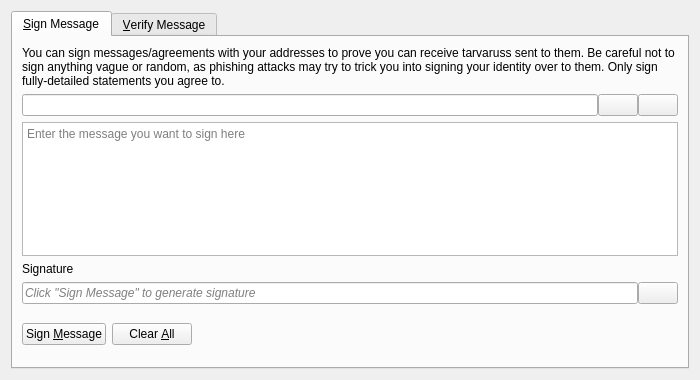
<?xml version="1.0" encoding="UTF-8"?>
<ui version="4.0">
 <class>SignVerifyMessageDialog</class>
 <widget class="QDialog" name="SignVerifyMessageDialog">
  <property name="geometry">
   <rect>
    <x>0</x>
    <y>0</y>
    <width>700</width>
    <height>380</height>
   </rect>
  </property>
  <property name="windowTitle">
   <string>Signatures - Sign / Verify a Message</string>
  </property>
  <property name="modal">
   <bool>true</bool>
  </property>
  <layout class="QVBoxLayout" name="verticalLayout">
   <item>
    <widget class="QTabWidget" name="tabWidget">
     <property name="currentIndex">
      <number>0</number>
     </property>
     <widget class="QWidget" name="tabSignMessage">
      <attribute name="title">
       <string>&amp;Sign Message</string>
      </attribute>
      <layout class="QVBoxLayout" name="verticalLayout_SM">
       <item>
        <widget class="QLabel" name="infoLabel_SM">
         <property name="text">
          <string>You can sign messages/agreements with your addresses to prove you can receive tarvaruss sent to them. Be careful not to sign anything vague or random, as phishing attacks may try to trick you into signing your identity over to them. Only sign fully-detailed statements you agree to.</string>
         </property>
         <property name="textFormat">
          <enum>Qt::PlainText</enum>
         </property>
         <property name="wordWrap">
          <bool>true</bool>
         </property>
        </widget>
       </item>
       <item>
        <layout class="QHBoxLayout" name="horizontalLayout_1_SM">
         <property name="spacing">
          <number>0</number>
         </property>
         <item>
          <widget class="QValidatedLineEdit" name="addressIn_SM">
           <property name="toolTip">
            <string>The Tarvarus address to sign the message with</string>
           </property>
          </widget>
         </item>
         <item>
          <widget class="QPushButton" name="addressBookButton_SM">
           <property name="toolTip">
            <string>Choose previously used address</string>
           </property>
           <property name="text">
            <string/>
           </property>
           <property name="icon">
            <iconset resource="../bitcoin.qrc">
             <normaloff>:/icons/address-book</normaloff>:/icons/address-book</iconset>
           </property>
           <property name="shortcut">
            <string>Alt+A</string>
           </property>
           <property name="autoDefault">
            <bool>false</bool>
           </property>
          </widget>
         </item>
         <item>
          <widget class="QPushButton" name="pasteButton_SM">
           <property name="toolTip">
            <string>Paste address from clipboard</string>
           </property>
           <property name="text">
            <string/>
           </property>
           <property name="icon">
            <iconset resource="../bitcoin.qrc">
             <normaloff>:/icons/editpaste</normaloff>:/icons/editpaste</iconset>
           </property>
           <property name="shortcut">
            <string>Alt+P</string>
           </property>
           <property name="autoDefault">
            <bool>false</bool>
           </property>
          </widget>
         </item>
        </layout>
       </item>
       <item>
        <widget class="QPlainTextEdit" name="messageIn_SM">
         <property name="toolTip">
          <string>Enter the message you want to sign here</string>
         </property>
         <property name="placeholderText">
          <string>Enter the message you want to sign here</string>
         </property>
        </widget>
       </item>
       <item>
        <widget class="QLabel" name="signatureLabel_SM">
         <property name="text">
          <string>Signature</string>
         </property>
         <property name="textFormat">
          <enum>Qt::PlainText</enum>
         </property>
        </widget>
       </item>
       <item>
        <layout class="QHBoxLayout" name="horizontalLayout_2_SM">
         <property name="spacing">
          <number>0</number>
         </property>
         <item>
          <widget class="QLineEdit" name="signatureOut_SM">
           <property name="placeholderText">
            <string>Click "Sign Message" to generate signature</string>
           </property>
           <property name="font">
            <font>
             <italic>true</italic>
            </font>
           </property>
           <property name="readOnly">
            <bool>true</bool>
           </property>
          </widget>
         </item>
         <item>
          <widget class="QPushButton" name="copySignatureButton_SM">
           <property name="toolTip">
            <string>Copy the current signature to the system clipboard</string>
           </property>
           <property name="text">
            <string/>
           </property>
           <property name="icon">
            <iconset resource="../bitcoin.qrc">
             <normaloff>:/icons/editcopy</normaloff>:/icons/editcopy</iconset>
           </property>
           <property name="autoDefault">
            <bool>false</bool>
           </property>
          </widget>
         </item>
        </layout>
       </item>
       <item>
        <layout class="QHBoxLayout" name="horizontalLayout_3_SM">
         <item>
          <widget class="QPushButton" name="signMessageButton_SM">
           <property name="toolTip">
            <string>Sign the message to prove you own this Tarvarus address</string>
           </property>
           <property name="text">
            <string>Sign &amp;Message</string>
           </property>
           <property name="icon">
            <iconset resource="../bitcoin.qrc">
             <normaloff>:/icons/edit</normaloff>:/icons/edit</iconset>
           </property>
           <property name="autoDefault">
            <bool>false</bool>
           </property>
          </widget>
         </item>
         <item>
          <widget class="QPushButton" name="clearButton_SM">
           <property name="toolTip">
            <string>Reset all sign message fields</string>
           </property>
           <property name="text">
            <string>Clear &amp;All</string>
           </property>
           <property name="icon">
            <iconset resource="../bitcoin.qrc">
             <normaloff>:/icons/remove</normaloff>:/icons/remove</iconset>
           </property>
           <property name="autoDefault">
            <bool>false</bool>
           </property>
          </widget>
         </item>
         <item>
          <spacer name="horizontalSpacer_1_SM">
           <property name="orientation">
            <enum>Qt::Horizontal</enum>
           </property>
           <property name="sizeHint" stdset="0">
            <size>
             <width>40</width>
             <height>48</height>
            </size>
           </property>
          </spacer>
         </item>
         <item>
          <widget class="QLabel" name="statusLabel_SM">
           <property name="font">
            <font>
             <weight>75</weight>
             <bold>true</bold>
            </font>
           </property>
           <property name="text">
            <string/>
           </property>
           <property name="wordWrap">
            <bool>true</bool>
           </property>
          </widget>
         </item>
         <item>
          <spacer name="horizontalSpacer_2_SM">
           <property name="orientation">
            <enum>Qt::Horizontal</enum>
           </property>
           <property name="sizeHint" stdset="0">
            <size>
             <width>40</width>
             <height>48</height>
            </size>
           </property>
          </spacer>
         </item>
        </layout>
       </item>
      </layout>
     </widget>
     <widget class="QWidget" name="tabVerifyMessage">
      <attribute name="title">
       <string>&amp;Verify Message</string>
      </attribute>
      <layout class="QVBoxLayout" name="verticalLayout_VM">
       <item>
        <widget class="QLabel" name="infoLabel_VM">
         <property name="text">
          <string>Enter the receiver's address, message (ensure you copy line breaks, spaces, tabs, etc. exactly) and signature below to verify the message. Be careful not to read more into the signature than what is in the signed message itself, to avoid being tricked by a man-in-the-middle attack. Note that this only proves the signing party receives with the address, it cannot prove sendership of any transaction!</string>
         </property>
         <property name="textFormat">
          <enum>Qt::PlainText</enum>
         </property>
         <property name="alignment">
          <set>Qt::AlignLeading|Qt::AlignLeft|Qt::AlignTop</set>
         </property>
         <property name="wordWrap">
          <bool>true</bool>
         </property>
        </widget>
       </item>
       <item>
        <layout class="QHBoxLayout" name="horizontalLayout_1_VM">
         <property name="spacing">
          <number>0</number>
         </property>
         <item>
          <widget class="QValidatedLineEdit" name="addressIn_VM">
           <property name="toolTip">
            <string>The Tarvarus address the message was signed with</string>
           </property>
          </widget>
         </item>
         <item>
          <widget class="QPushButton" name="addressBookButton_VM">
           <property name="toolTip">
            <string>Choose previously used address</string>
           </property>
           <property name="text">
            <string/>
           </property>
           <property name="icon">
            <iconset resource="../bitcoin.qrc">
             <normaloff>:/icons/address-book</normaloff>:/icons/address-book</iconset>
           </property>
           <property name="shortcut">
            <string>Alt+A</string>
           </property>
           <property name="autoDefault">
            <bool>false</bool>
           </property>
          </widget>
         </item>
        </layout>
       </item>
       <item>
        <widget class="QPlainTextEdit" name="messageIn_VM">
          <property name="toolTip">
            <string>The signed message to verify</string>
          </property>
          <property name="placeholderText">
            <string>The signed message to verify</string>
          </property>
        </widget>
       </item>
       <item>
        <widget class="QValidatedLineEdit" name="signatureIn_VM">
          <property name="toolTip">
            <string>The signature given when the message was signed</string>
          </property>
          <property name="placeholderText">
            <string>The signature given when the message was signed</string>
          </property>
        </widget>
       </item>
       <item>
        <layout class="QHBoxLayout" name="horizontalLayout_2_VM">
         <item>
          <widget class="QPushButton" name="verifyMessageButton_VM">
           <property name="toolTip">
            <string>Verify the message to ensure it was signed with the specified Tarvarus address</string>
           </property>
           <property name="text">
            <string>Verify &amp;Message</string>
           </property>
           <property name="icon">
            <iconset resource="../bitcoin.qrc">
             <normaloff>:/icons/transaction_0</normaloff>:/icons/transaction_0</iconset>
           </property>
           <property name="autoDefault">
            <bool>false</bool>
           </property>
          </widget>
         </item>
         <item>
          <widget class="QPushButton" name="clearButton_VM">
           <property name="toolTip">
            <string>Reset all verify message fields</string>
           </property>
           <property name="text">
            <string>Clear &amp;All</string>
           </property>
           <property name="icon">
            <iconset resource="../bitcoin.qrc">
             <normaloff>:/icons/remove</normaloff>:/icons/remove</iconset>
           </property>
           <property name="autoDefault">
            <bool>false</bool>
           </property>
          </widget>
         </item>
         <item>
          <spacer name="horizontalSpacer_1_VM">
           <property name="orientation">
            <enum>Qt::Horizontal</enum>
           </property>
           <property name="sizeHint" stdset="0">
            <size>
             <width>40</width>
             <height>48</height>
            </size>
           </property>
          </spacer>
         </item>
         <item>
          <widget class="QLabel" name="statusLabel_VM">
           <property name="font">
            <font>
             <weight>75</weight>
             <bold>true</bold>
            </font>
           </property>
           <property name="text">
            <string/>
           </property>
           <property name="wordWrap">
            <bool>true</bool>
           </property>
          </widget>
         </item>
         <item>
          <spacer name="horizontalSpacer_2_VM">
           <property name="orientation">
            <enum>Qt::Horizontal</enum>
           </property>
           <property name="sizeHint" stdset="0">
            <size>
             <width>40</width>
             <height>48</height>
            </size>
           </property>
          </spacer>
         </item>
        </layout>
       </item>
      </layout>
     </widget>
    </widget>
   </item>
  </layout>
 </widget>
 <customwidgets>
  <customwidget>
   <class>QValidatedLineEdit</class>
   <extends>QLineEdit</extends>
   <header>qt/qvalidatedlineedit.h</header>
  </customwidget>
 </customwidgets>
 <resources>
  <include location="../bitcoin.qrc"/>
 </resources>
 <connections/>
</ui>
